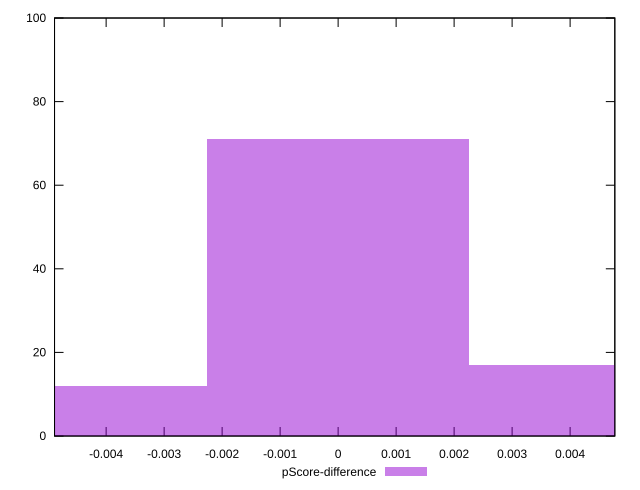

Write the gnuplot code that produced this figure.
reset

$pScoreDifference <<EOF
0 71
0.004511724456003834 17
-0.004511724456003834 12
EOF

set key outside below
set boxwidth 0.004511724456003834
set xrange [-0.004889690284863904:0.004770916510083673]
set yrange [0:100]
set trange [0:100]
set style fill transparent solid 0.5 noborder
set terminal svg size 640, 490 enhanced background rgb 'white'
set output "report_00015_2021-02-09T16-11-33.973Z/max-potential-fid/samples/pages/pScore-difference/histogram.svg"

plot $pScoreDifference title "pScore-difference" with boxes

reset
